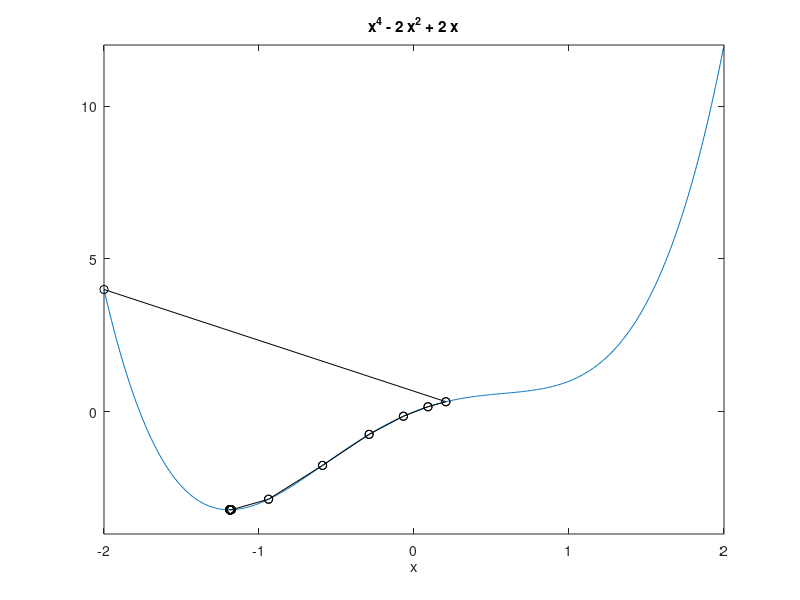
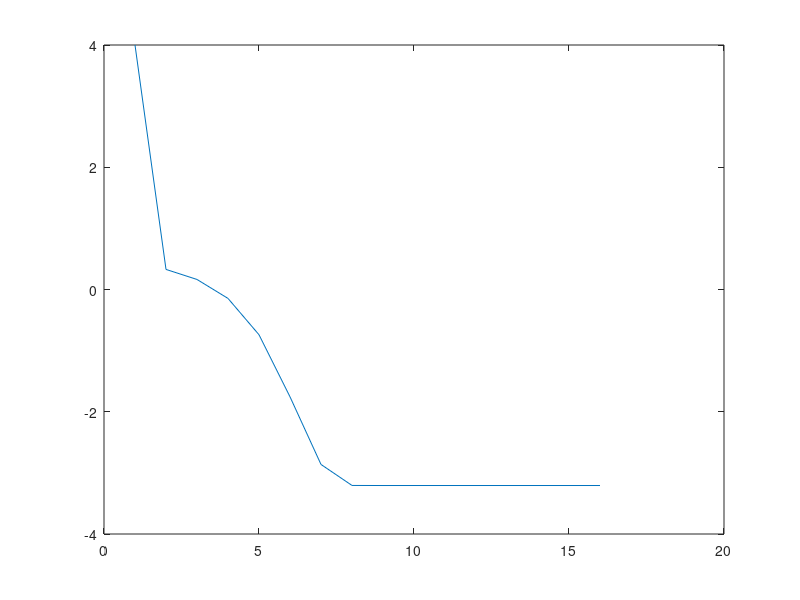

The MATLAB script that drew these images, in order:
clear all
alpha = 0.1;
question = 13;
% load x_sample.mat;
x_sample = normrnd(0,1,[500000,1]);
%%Questiona.1--BGD
if(question==11)
%     f = @(x) x.^4-2*x.^2+2*x;
%     figure(1);ezplot(f,[-2,2]);
%     axis([-2 2 -4 12])
%     hold on
    
    t = 0;
    t_max = 500;
    err = inf;
    err_min = 1e-6;
    err_result = [];
    xnew_result = [];
    loss_result = [];
    w = 2;
    while(t<=t_max && err>=err_min) 
  
        grad = [4*w.^3-4*w+2]+x_sample;
        a = sum(grad);
        w_new = w - (alpha/5000) * sum(grad);
        y = w.^4 - 2*w.^2 + 2*w;
        loss_result = [loss_result;y];
        y_new = w_new.^4 - 2*w_new.^2 + 2*w_new;
%         plot([w w_new],[y y_new],'ko-')
        err = abs(w_new - w);
        w = w_new;
        err_result = [err_result;err];

    end
    figure(2);
    plot(loss_result);
    xlabel('t');
    ylabel('loss');
    hold on
end
%%Questiona.2--SGD
% if(question==22)
%     f = @(x) x.^4-2*x.^2+2*x;
%     figure(1);ezplot(f,[-2,2]);
%     axis([-2 2 -4 12])
%     hold on
%     
%     t = 0;
%     t_max = 500;
%     err = inf;
%     err_min = 1e-6;
%     x0 = 2;
%     x = x0;
%     err_result = [];
%     xnew_result = [];
%     loss_result = [];
%     x1 = normrnd(0,1,[50,1]);
%     a = sum(x1(1:50,:))/50;
% %     temp = x1(14,1);
%     while(t<=t_max && err>=err_min) 
%                
%         grd = [4*x.^3-4*x+2];
%         xnew = x - alpha*grd;
%         y = x.^4-2*x.^2+2*x;
%         loss_result = [loss_result;y];
%         ynew = xnew.^4-2*xnew.^2+2*xnew;
%         plot([x xnew],[y ynew],'ko-')
%         xnew_result = [xnew_result;xnew];
%         t = t+1;
%         err = abs(xnew - x);
%         x = xnew;
%         err_result = [err_result;err];
%   
%     end
% 
% 
% end

if(question==12)
%     f = @(x) x.^4-2*x.^2+2*x;
%     figure(1);ezplot(f,[-2,2]);
%     axis([-2 2 -4 12])
%     hold on
    
    t = 0;
    t_max = 500;
    err = inf;
    err_min = 1e-6;
    err_result = [];
    xnew_result = [];
    loss_result = [];
    w = 2;
    while(t<=t_max && err>=err_min) 
  
        grad = [4*w.^3-4*w+2]+x_sample;
        a = randi([1,50],1);
        w_new = w - alpha* grad(10,1);
        y = w.^4 - 2*w.^2 + 2*w;
        loss_result = [loss_result;y];
        y_new = w_new.^4 - 2*w_new.^2 + 2*w_new;
%         plot([w w_new],[y y_new],'ko-')
        err = abs(w_new - w);
        w = w_new;
        err_result = [err_result;err];

    end
    figure(2);
    plot(loss_result);
    hold on
end

%%Questiona.3--MBGD
if(question==13)
    f = @(x) x.^4-2*x.^2+2*x;
    figure(1);ezplot(f,[-2,2]);
    axis([-2 2 -4 12])
    hold on
    tic
    t = 0;
    t_max = 500;
    err = inf;
    err_min = 1e-6;
    err_result = [];
    xnew_result = [];
    loss_result = [];
    w = -2;
    small_sample = randi([1,50],[50000,1]);
    while(t<=t_max && err>=err_min) 
  
        grad = [4*w.^3-4*w+2]+x_sample;
        a = sum(grad);
        w_new = w - (alpha/50000) * sum(grad(small_sample));
        y = w.^4 - 2*w.^2 + 2*w;
        loss_result = [loss_result;y];
        y_new = w_new.^4 - 2*w_new.^2 + 2*w_new;
       plot([w w_new],[y y_new],'ko-')
        err = abs(w_new - w);
        w = w_new;
        err_result = [err_result;err];

    end
    toc
    figure(2);
    plot(loss_result);
end